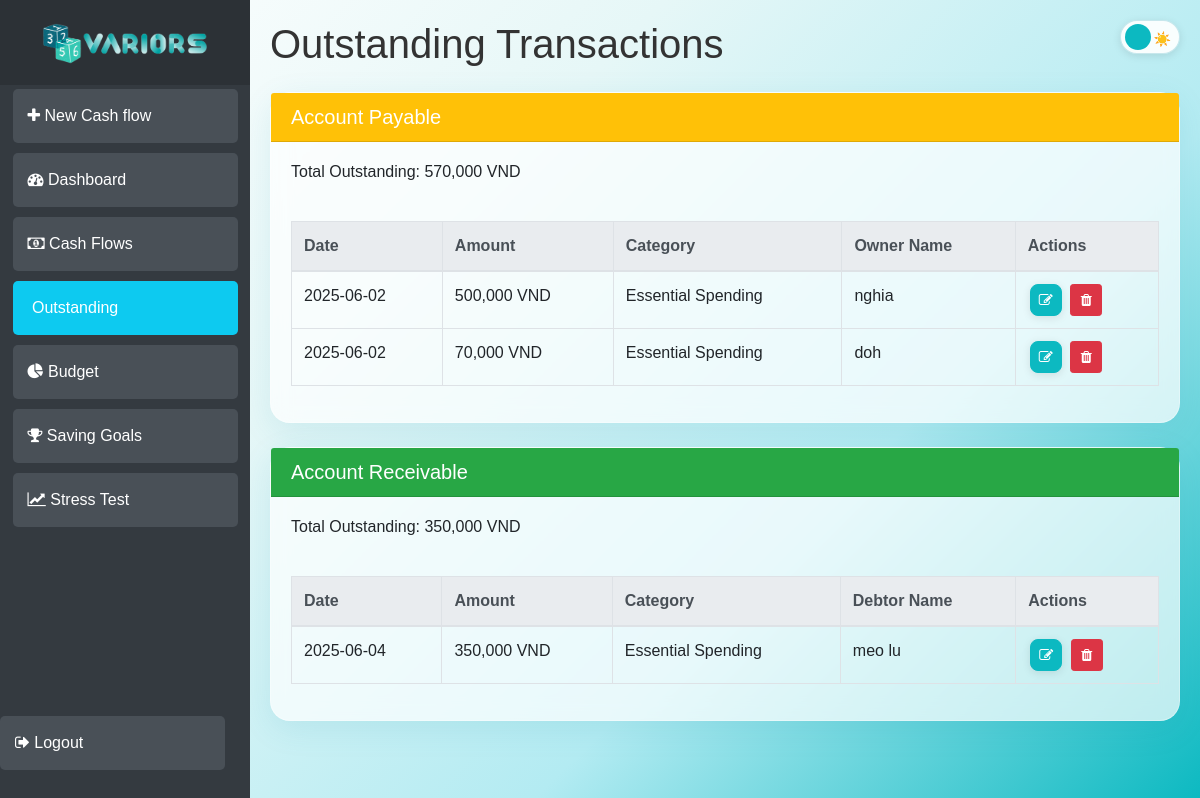
The app's page /outstanding (signed in) with its own data.
### app/models.py (models this page shows)
class Cashflow(db.Model):
    id = db.Column(db.Integer, primary_key=True)
    user_id = db.Column(db.Integer, db.ForeignKey('user.id'), nullable=False)
    amount = db.Column(db.Numeric(precision=10, scale=2), nullable=False)
    kind = db.Column(db.String(20), nullable=False)
    category = db.Column(db.String(50), nullable=True)
    payment_method = db.Column(db.String(50), nullable=True)
    account_name = db.Column(db.String(100), nullable=True)
    date = db.Column(db.Date, default=datetime.utcnow())

### app/views.py (the view)
@views.route('/outstanding')
@login_required
def outstanding():
    user_cashflows = Cashflow.query.filter(
        Cashflow.user_id == current_user.id,
        Cashflow.payment_method.in_(['Account Payable', 'Account Receivable'])
    ).order_by(Cashflow.date.desc()).all()
    payables = [cf for cf in user_cashflows if cf.payment_method == 'Account Payable']
    receivables = [cf for cf in user_cashflows if cf.payment_method == 'Account Receivable']
    total_payable = sum(float(cf.amount) for cf in payables)
    total_receivable = sum(float(cf.amount) for cf in receivables)
    categories = [c.value for c in Category]
    return render_template(
        "outstanding.html",
        user=current_user,
        payables=payables,
        receivables=receivables,
        total_payable=total_payable,
        total_receivable=total_receivable,
        categories=categories,
        datetime=datetime
    )

### app/__init__.py (called while the page is built)
def create_app():
    app = Flask(__name__)
    app.config['SECRET_KEY'] = 'VaRriors'
    app.config['SQLALCHEMY_DATABASE_URI'] = f'sqlite:///{DB_NAME}'
    db.init_app(app)
    migrate.init_app(app, db)  # ✅ hook migrate to app and db
    from .views import views
    from .auth import auth
    app.register_blueprint(views, url_prefix='/')
    app.register_blueprint(auth, url_prefix='/')
    from .models import User, Cashflow
    __all__ = ['User', 'Cashflow']
    with app.app_context():
        db.create_all()
    login_manager = LoginManager()
    login_manager.login_view = 'auth.login'
    login_manager.init_app(app)
    @login_manager.user_loader
    def load_user(id):
        return User.query.get(int(id))
    return app

### app/templates/outstanding.html (shortened to what this page needs)
{% extends "base.html" %}
{% block content %}
<div class="row">
    <div class="col-md-12">
        <h1 class="mb-4">Outstanding Transactions</h1>
        <div class="card mb-4">
            <div class="card-header bg-warning text-white">
                <h5 class="mb-0">Account Payable</h5>
            </div>
            <div class="card-body">
                <div class="d-flex justify-content-between mb-3">
                    <h6>Total Outstanding: {{ "{:,.0f}".format(total_payable) }} VND</h6>
                </div>
                {% if payables %}
                <div class="table-responsive">
                    <table class="table table-bordered table-hover">
                        <thead class="thead-light">
                            <tr>
                                <th>Date</th>
                                <th>Amount</th>
                                <th>Category</th>
                                <th>Owner Name</th>
                                <th>Actions</th>
                            </tr>
                        </thead>
                        <tbody>
                            {% for txn in payables %}
                            <tr id="cashflow-{{ txn.id }}">
                                <td>{{ txn.date.strftime('%Y-%m-%d') }}</td>
                                <td>{{ "{:,.0f}".format(txn.amount) }} VND</td>
                                <td>{{ txn.category }}</td>
                                <td>{{ txn.account_name }}</td>
                                <td>
                                    <button class="btn btn-sm btn-primary"
                                        onclick="editTransaction({{ txn.id }}, '{{ txn.date.strftime('%Y-%m-%d') }}', {{ txn.amount }}, '{{ txn.category }}', '{{ txn.account_name }}', '{{ txn.payment_method }}')">
                                        <i class="fa fa-edit"></i>
                                    </button>
                                    <button class="btn btn-sm btn-danger" onclick="deleteCashflow({{ txn.id }})">
                                        <i class="fa fa-trash"></i>
                                    </button>
                                </td>
                            </tr>
                            {% endfor %}
                        </tbody>
                    </table>
                </div>
                {% else %}
                <p class="text-muted">No outstanding payables.</p>
                {% endif %}
            </div>
        </div>
        <div class="card">
            <div class="card-header bg-success text-white">
                <h5 class="mb-0">Account Receivable</h5>
            </div>
            <div class="card-body">
                <div class="d-flex justify-content-between mb-3">
                    <h6>Total Outstanding: {{ "{:,.0f}".format(total_receivable) }} VND</h6>
                </div>
                {% if receivables %}
                <div class="table-responsive">
                    <table class="table table-bordered table-hover">
                        <thead class="thead-light">
                            <tr>
                                <th>Date</th>
                                <th>Amount</th>
                                <th>Category</th>
                                <th>Debtor Name</th>
                                <th>Actions</th>
                            </tr>
                        </thead>
                        <tbody>
                            {% for txn in receivables %}
                            <tr id="cashflow-{{ txn.id }}">
                                <td>{{ txn.date.strftime('%Y-%m-%d') }}</td>
                                <td>{{ "{:,.0f}".format(txn.amount) }} VND</td>
                                <td>{{ txn.category }}</td>
                                <td>{{ txn.account_name }}</td>
                                <td>
                                    <button class="btn btn-sm btn-primary"
                                        onclick="editTransaction({{ txn.id }}, '{{ txn.date.strftime('%Y-%m-%d') }}', {{ txn.amount }}, '{{ txn.category }}', '{{ txn.account_name }}', '{{ txn.payment_method }}')">
                                        <i class="fa fa-edit"></i>
                                    </button>
                                    <button class="btn btn-sm btn-danger" onclick="deleteCashflow({{ txn.id }})">
                                        <i class="fa fa-trash"></i>
                                    </button>
                                </td>
                            </tr>
                            {% endfor %}
                        </tbody>
                    </table>
                </div>
                {% else %}
                <p class="text-muted">No outstanding receivables.</p>
                {% endif %}
            </div>
        </div>
    </div>
</div>
{% endblock %}

### app/static/styles.css (style rules this page uses)
:root { --light-gradient: linear-gradient(135deg, #ffffff, #e6f7f7, #b3ebf2, #0cb9c1); --light-card-bg: rgba(255, 255, 255, 0.9); --light-text: #333; --light-label: #555; --light-border: rgba(0, 141, 165, 0.2); --light-button: #0cb9c1; --light-button-hover: #0bacce; --light-link: #0dcaf0; --light-link-hover: #0bacce; --light-shadow: rgba(0, 0, 0, 0.1); --light-glow: rgba(13, 202, 240, 0.2); --dark-gradient: linear-gradient(135deg, #001e29, #004d5b, #198c9b, #86d2de); --dark-card-bg: rgba(255, 255, 255, 0.9); --dark-text: #004d5b; --dark-label: #006d7c; --dark-border: rgba(0, 141, 165, 0.2); --dark-button: #00889c; --dark-button-hover: #006d7c; --dark-link: #00889c; --dark-link-hover: #00d7ff; --dark-shadow: rgba(0, 215, 255, 0.15); --dark-glow: rgba(0, 255, 255, 0.4); }
body { margin: 0; min-height: 100vh; background: var(--light-gradient); background-attachment: fixed; background-size: cover; font-family: "Montserrat", sans-serif; transition: background-color 0.3s ease, color 0.3s ease; }
.btn-primary { background-color: var(--light-button); border-color: var(--light-button); padding: 8px 24px; border-radius: 8px; font-weight: 500; transition: all 0.3s ease; box-shadow: 0 2px 8px rgba(0, 0, 0, 0.1); }
.card-body { padding: 20px; }
.card { border-radius: 20px; background: rgba(255, 255, 255, 0.7); backdrop-filter: blur(10px); border: 1px solid rgba(255, 255, 255, 0.3); transition: all 0.3s ease; box-shadow: 0 8px 32px rgba(0, 141, 165, 0.1); }
h1 { color: var(--light-text); transition: color 0.3s ease; }
body:not(.modal-open) { padding-right: 0 !important; }

### app/templates/base.html (style rules this page uses)
.table-responsive { margin-top: 2rem; }
.table th { cursor: pointer; }
.btn-sm.btn-primary, .btn-sm.btn-danger { width: 32px; height: 32px; padding: 0; display: inline-flex; align-items: center; justify-content: center; margin: 0 2px; }

### records on screen
Cashflow: date "2025-06-02", amount "500,000", category "Essential Spending", account_name "nghia"
Cashflow: date "2025-06-02", amount "70,000", category "Essential Spending", account_name "doh"
Cashflow: date "2025-06-04", amount "350,000", category "Essential Spending", account_name "meo lu"

### other values on screen
{{ "{:,.0f}".format(total_payable) }} "570,000"
{{ "{:,.0f}".format(total_receivable) }} "350,000"
